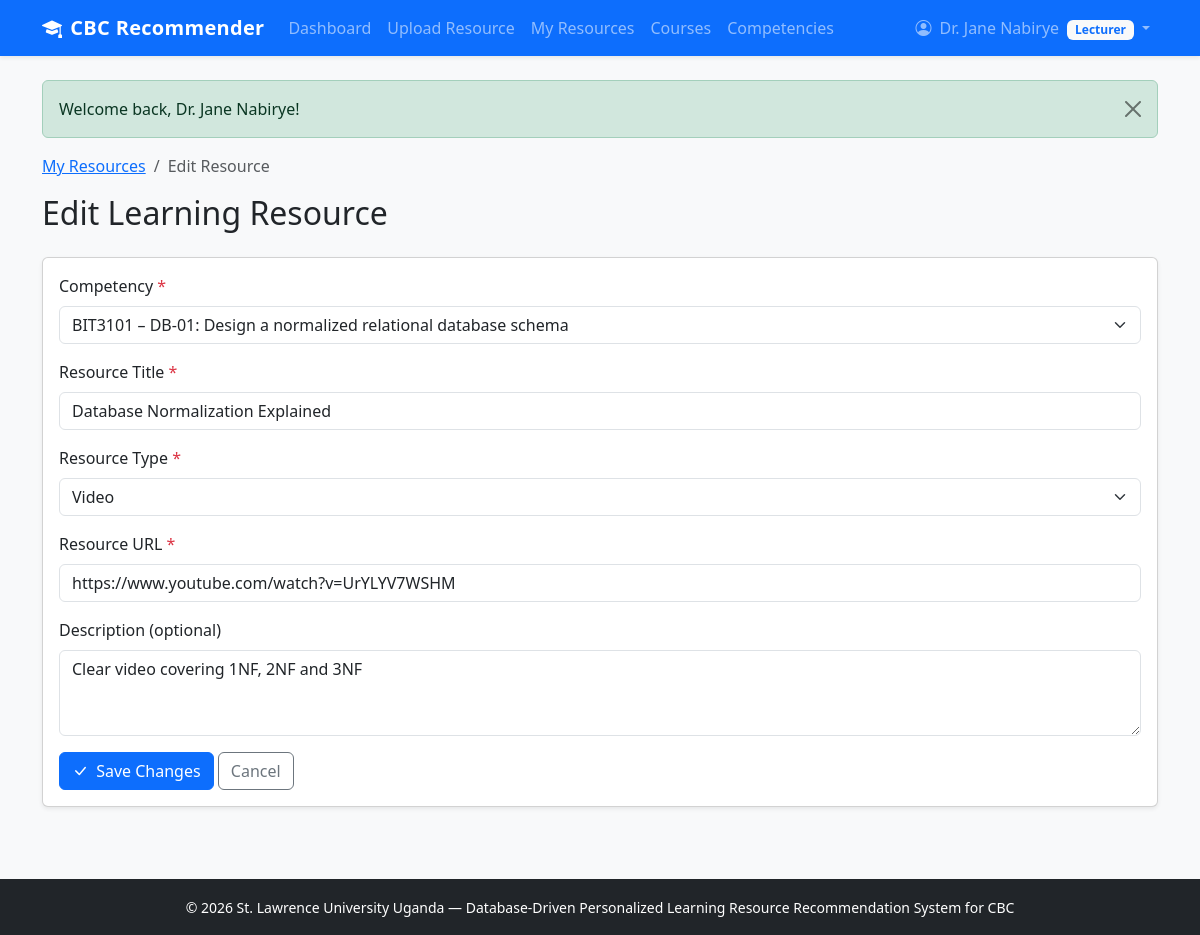
Page /lecturer/edit_resource.php?resource_id=1 (signed in) on the committed database.
### tables this page shows
CREATE TABLE resources (
    resource_id INT PRIMARY KEY AUTO_INCREMENT,
    competency_id INT NOT NULL,
    resource_title VARCHAR(255) NOT NULL,
    resource_type ENUM('link', 'pdf', 'video', 'document') NOT NULL,
    resource_url VARCHAR(500) NOT NULL,
    description TEXT,
    status ENUM('pending', 'approved', 'rejected') NOT NULL DEFAULT 'approved',
    uploaded_by INT NOT NULL,
    upload_date TIMESTAMP DEFAULT CURRENT_TIMESTAMP,
    FOREIGN KEY (competency_id) REFERENCES competencies(competency_id) ON DELETE CASCADE,
    FOREIGN KEY (uploaded_by) REFERENCES users(user_id) ON DELETE CASCADE
);

CREATE TABLE competencies (
    competency_id INT PRIMARY KEY AUTO_INCREMENT,
    course_id INT NOT NULL,
    competency_code VARCHAR(30),
    competency_name VARCHAR(255) NOT NULL,
    description TEXT,
    FOREIGN KEY (course_id) REFERENCES courses(course_id) ON DELETE CASCADE
);

CREATE TABLE courses (
    course_id INT PRIMARY KEY AUTO_INCREMENT,
    course_code VARCHAR(20) UNIQUE NOT NULL,
    course_name VARCHAR(150) NOT NULL,
    description TEXT,
    created_at TIMESTAMP DEFAULT CURRENT_TIMESTAMP
);

### includes/functions.php (called while the page is built, shortened)
<?php
function e(?string $value): string
{
    return htmlspecialchars($value ?? '', ENT_QUOTES, 'UTF-8');
}

### lecturer/edit_resource.php (the view, shortened to what this page needs)
<?php
$pdo = getPDO();
$user_id = $_SESSION['user_id'];
$resource_id = (int)($_GET['resource_id'] ?? $_POST['resource_id'] ?? 0);
$stmt = $pdo->prepare('SELECT * FROM resources WHERE resource_id = ? AND uploaded_by = ?');
$stmt->execute([$resource_id, $user_id]);
$resource = $stmt->fetch();
$stmt = $pdo->prepare('
    SELECT c.course_id, c.course_code, c.course_name
    FROM courses c
    JOIN lecturer_courses lc ON lc.course_id = c.course_id
    WHERE lc.user_id = ?
    ORDER BY c.course_code
');
$stmt->execute([$user_id]);
$courses = $stmt->fetchAll();
$course_ids = array_column($courses, 'course_id');
$competencies = [];
if (!empty($course_ids)) {
    $placeholders = implode(',', array_fill(0, count($course_ids), '?'));
    $stmt = $pdo->prepare("
        SELECT c.competency_id, c.competency_code, c.competency_name, co.course_code
        FROM competencies c
        JOIN courses co ON co.course_id = c.course_id
        WHERE c.course_id IN ($placeholders)
        ORDER BY co.course_code, c.competency_code
    ");
    $stmt->execute($course_ids);
    $competencies = $stmt->fetchAll();
}
require_once __DIR__ . '/../includes/header.php';
?>
<nav aria-label="breadcrumb">
    <ol class="breadcrumb">
        <li class="breadcrumb-item"><a href="my_resources.php">My Resources</a></li>
        <li class="breadcrumb-item active">Edit Resource</li>
    </ol>
</nav>
<h2 class="mb-4">Edit Learning Resource</h2>
<div class="card shadow-sm">
    <div class="card-body">
        <form method="POST">
            <div class="mb-3">
                <label class="form-label">Competency <span class="text-danger">*</span></label>
                <select name="competency_id" class="form-select" required>
                    <?php foreach ($competencies as $comp): ?>
                        <option value="<?= (int)$comp['competency_id'] ?>"
                            <?= ($resource['competency_id'] == $comp['competency_id']) ? 'selected' : '' ?>>
                            <?= e($comp['course_code']) ?> –
                        </option>
                    <?php endforeach; ?>
                </select>
            </div>
            <div class="mb-3">
                <label class="form-label">Resource Title <span class="text-danger">*</span></label>
                <input type="text" name="resource_title" class="form-control"
                       value="<?= e($_POST['resource_title'] ?? $resource['resource_title']) ?>" required>
            </div>
            <div class="mb-3">
                <label class="form-label">Resource Type <span class="text-danger">*</span></label>
                <select name="resource_type" class="form-select" required>
                    <?php
                    $current_type = $_POST['resource_type'] ?? $resource['resource_type'];
                    $types = ['link' => 'Link / Website', 'pdf' => 'PDF', 'video' => 'Video', 'document' => 'Document'];
                    foreach ($types as $val => $label):
                    ?>
                        <option value="<?= $val ?>" <?= $current_type === $val ? 'selected' : '' ?>><?= $label ?></option>
                    <?php endforeach; ?>
                </select>
            </div>
            <div class="mb-3">
                <label class="form-label">Resource URL <span class="text-danger">*</span></label>
                <input type="url" name="resource_url" class="form-control"
                       placeholder="https://..."
                       value="<?= e($_POST['resource_url'] ?? $resource['resource_url']) ?>" required>
            </div>
            <div class="mb-3">
                <label class="form-label">Description (optional)</label>
                <textarea name="description" class="form-control" rows="3"><?= e($_POST['description'] ?? $resource['description'] ?? '') ?></textarea>
            </div>
            <button type="submit" class="btn btn-primary">
                <i class="bi bi-check-lg me-1"></i> Save Changes
            </button>
            <a href="my_resources.php" class="btn btn-outline-secondary">Cancel</a>
        </form>
    </div>
</div>
<?php require_once __DIR__ . '/../includes/footer.php'; ?>

### assets/css/style.css (style rules this page uses)
body { min-height: 100vh; display: flex; flex-direction: column; }

### rows in the picture
resources: competency_id "BIT3101 – DB-01: Design a normalized relational database schema", resource_title "Database Normalization Explained", resource_type "Video", resource_url "https://www.youtube.com/watch?v=UrYLYV7WSHM", description "Clear video covering 1NF, 2NF and 3NF"

### other values in the picture
$_SESSION['full_name'] "Dr. Jane Nabirye"
current_role() "Lecturer"
$flash['message'] "Welcome back, Dr. Jane Nabirye!"
